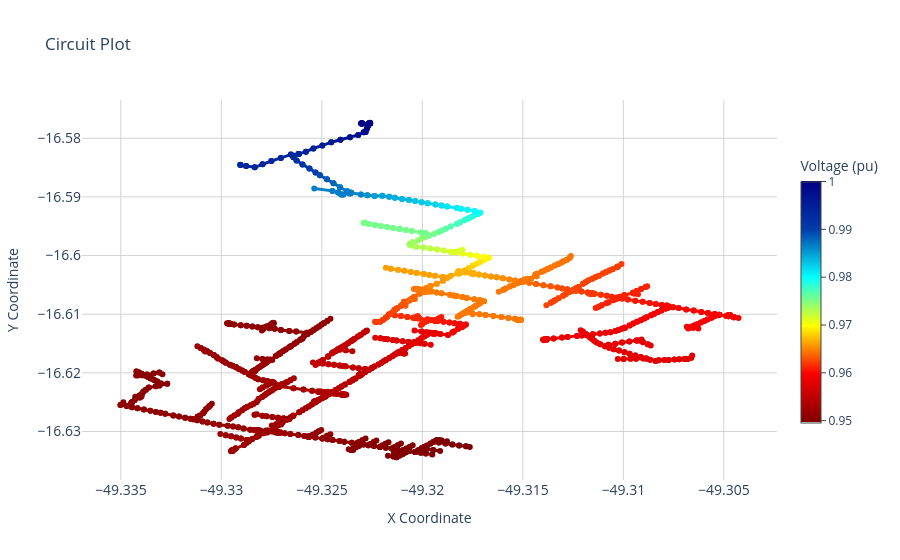

Write notebook code for a chart like this one.
### Code cell
print(dss.dssinterface.version)

########## Mapas ############

dss_tools.interactive_view.circuit_plot(parameter="voltage", show=True)
#dss_tools.interactive_view.circuit_geoplot(show=True)
dss_tools.static_view.voltage_profile(show=True, legend=False)
